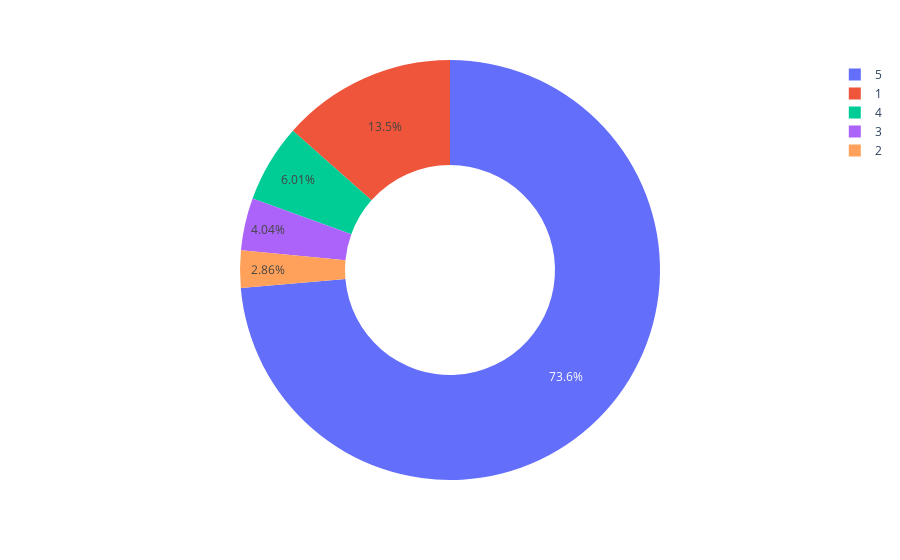

Notebook code cell kept with this figure:
### Markdown cell above
let’s have a look at the percentages of ratings given to TikTok on the Google Play store:

### Code cell
ratings = data["score"].value_counts()
numbers = ratings.index
quantity = ratings.values
import plotly.express as px
figure = px.pie(data, 
             values=quantity, 
             names=numbers,hole = 0.5)
figure.show()

### Figure 1 — Plotly figure (JSON) as saved in the notebook; plotly's stock layout.template omitted (floating-point values rounded to 4 significant figures)
{"data": [{"domain": {"x": [0, 1], "y": [0, 1]}, "hole": 0.5, "hovertemplate": "label=%{label}<br>value=%{value}<extra></extra>", "labels": [5, 1, 4, 3, 2], "legendgroup": "", "name": "", "showlegend": true, "type": "pie", "values": [338872, 61925, 27664, 18616, 13179]}], "layout": {"legend": {"tracegroupgap": 0}, "margin": {"t": 60}}}
